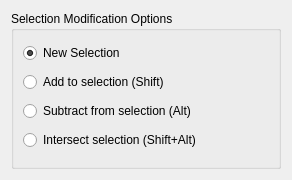
<ui version="4.0" >
 <class>Form</class>
 <widget class="QWidget" name="Form" >
  <property name="geometry" >
   <rect>
    <x>0</x>
    <y>0</y>
    <width>292</width>
    <height>180</height>
   </rect>
  </property>
  <property name="windowTitle" >
   <string>Form</string>
  </property>
  <layout class="QVBoxLayout" name="verticalLayout" >
   <item>
    <widget class="QGroupBox" name="groupBox" >
     <property name="title" >
      <string>Selection Modification Options</string>
     </property>
     <property name="checkable" >
      <bool>false</bool>
     </property>
     <layout class="QVBoxLayout" name="verticalLayout_2" >
      <item>
       <widget class="QRadioButton" name="new_selection_button" >
        <property name="text" >
         <string>New Selection</string>
        </property>
        <property name="checked" >
         <bool>true</bool>
        </property>
       </widget>
      </item>
      <item>
       <widget class="QRadioButton" name="add_selection_button" >
        <property name="text" >
         <string>Add to selection (Shift)</string>
        </property>
       </widget>
      </item>
      <item>
       <widget class="QRadioButton" name="subtract_selection_button" >
        <property name="text" >
         <string>Subtract from selection (Alt)</string>
        </property>
       </widget>
      </item>
      <item>
       <widget class="QRadioButton" name="intersect_selection_button" >
        <property name="text" >
         <string>Intersect selection (Shift+Alt)</string>
        </property>
       </widget>
      </item>
     </layout>
    </widget>
   </item>
  </layout>
 </widget>
 <resources/>
 <connections/>
</ui>
